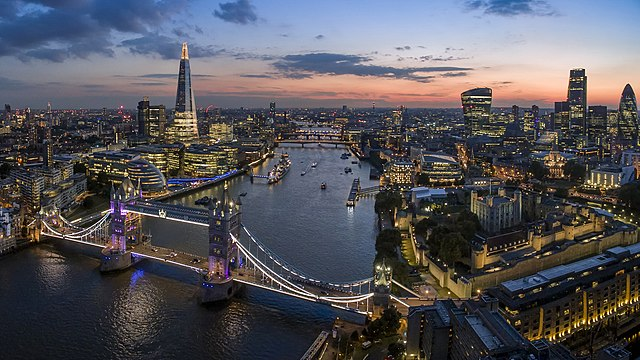
#> input picture Opencv_ile_Nesne_Tespiti/media/london.jpeg, 640 x 360 px
$ jupyter execute kenar_algilama.ipynb
#> lines starting #> are read from the running program, lines starting #| are printed output that depends on the picture; after the words box and inside, x2 and y2 are one past the last pixel; in counts of white or black regions, pixels touching at a corner belong together
[cell 1]
import cv2
import matplotlib.pyplot as plt
import numpy as np

[cell 2]
img = cv2.imread('media/london.jpeg',0)
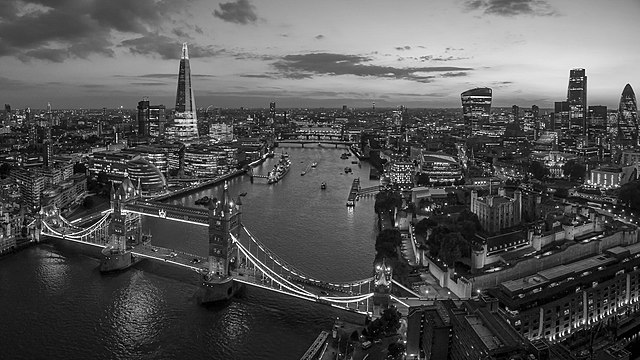
#> img: shape (360, 640); min 0, max 255, mean 85.2
plt.figure() ,plt.imshow(img, cmap='gray'), plt.axis('off')

[cell 3]
edges = cv2.Canny(image=img , threshold1=0,threshold2=255)
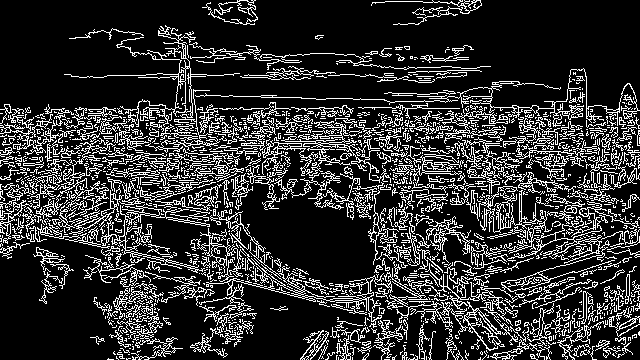
#> edges: shape (360, 640); 19.5% white in thin lines or dots
plt.figure() ,plt.imshow(edges, cmap='gray'), plt.axis('off')

[cell 4]
med_val = np.median(img) #resmin median değeri(threshold icin)
#> med_val = 71
print(med_val)
#| 71.0

low = int(max(0,(1-0.33)*med_val))
#> low = 47
high = int(min(255,(1+0.33)*med_val))
#> high = 94

print(low)
#| 47
print(high)
#| 94

edges = cv2.Canny(image=img , threshold1=low,threshold2=high)
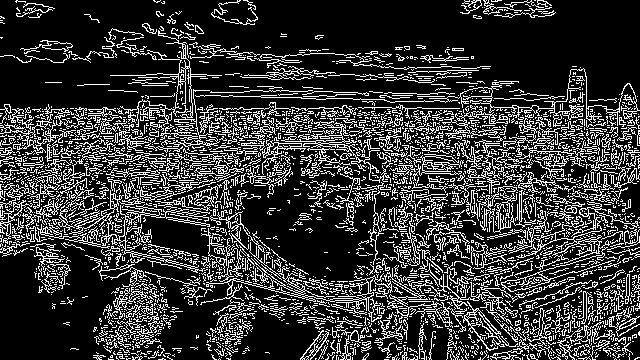
#> edges: shape (360, 640); 21.8% white in thin lines or dots
plt.figure() ,plt.imshow(edges, cmap='gray'), plt.axis('off')

[cell 5]
#blur uygulayarak daha iyi sonuç alabiliriz

blurred_img = cv2.blur(img, ksize=(7,7))
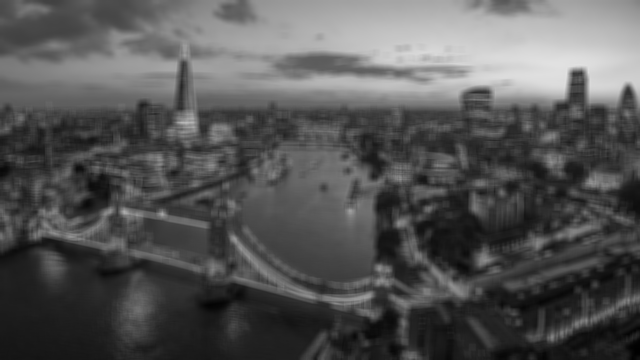
#> blurred_img: shape (360, 640); min 1, max 225, mean 85.2
plt.figure() ,plt.imshow(blurred_img, cmap='gray'), plt.axis('off')

[cell 6]
med_val = np.median(blurred_img) #resmin median değeri(threshold icin)
#> med_val = 72
print(med_val)
#| 72.0

low = int(max(0,(1-0.33)*med_val))
#> low = 48
high = int(min(255,(1+0.33)*med_val))
#> high = 95

print(low)
#| 48
print(high)
#| 95


edges = cv2.Canny(image=blurred_img , threshold1=low,threshold2=high)
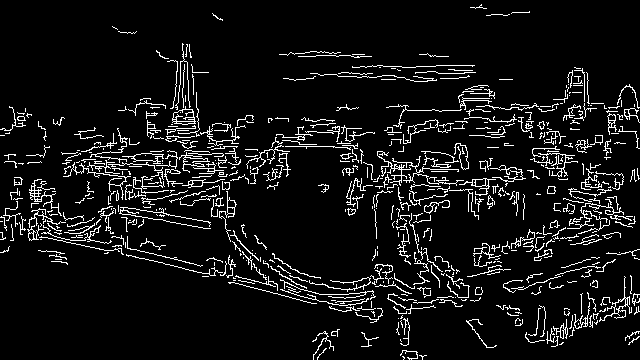
#> edges: shape (360, 640); 7.8% white in thin lines or dots
plt.figure() ,plt.imshow(edges, cmap='gray'), plt.axis('off')

$ run again, with Opencv_ile_Nesne_Tespiti/media/cat_face.png saved as Opencv_ile_Nesne_Tespiti/media/london.jpeg
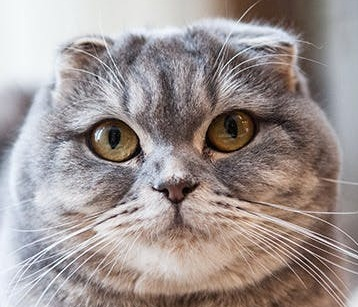
#> input picture Opencv_ile_Nesne_Tespiti/media/cat_face.png, 358 x 307 px
#> `edges = cv2.Canny(image=img , threshold1=0,threshold2=255)`:
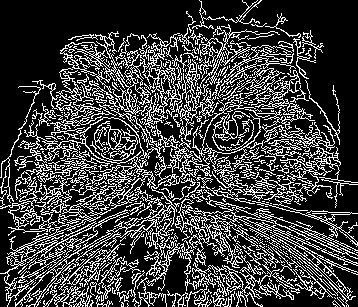
#> edges: shape (307, 358); 24.8% white in thin lines or dots
#> `med_val = np.median(img)`: med_val = 153
#| 153.0
#> `low = int(max(0,(1-0.33)*med_val))`: low = 102
#> `high = int(min(255,(1+0.33)*med_val))`: high = 203
#| 102
#| 203
#> `med_val = np.median(blurred_img)`: med_val = 151
#| 151.0
#> `low = int(max(0,(1-0.33)*med_val))`: low = 101
#> `high = int(min(255,(1+0.33)*med_val))`: high = 200
#| 101
#| 200
#> `edges = cv2.Canny(image=blurred_img , threshold1=low,threshold2=high)`:
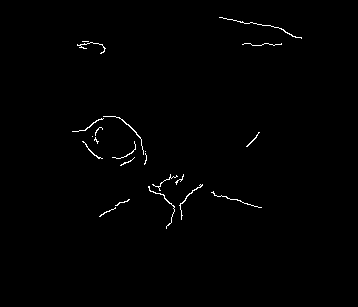
#> edges: shape (307, 358); 0.71% white in thin lines or dots, all inside (x1, y1, x2, y2) = (72, 17, 302, 229)
